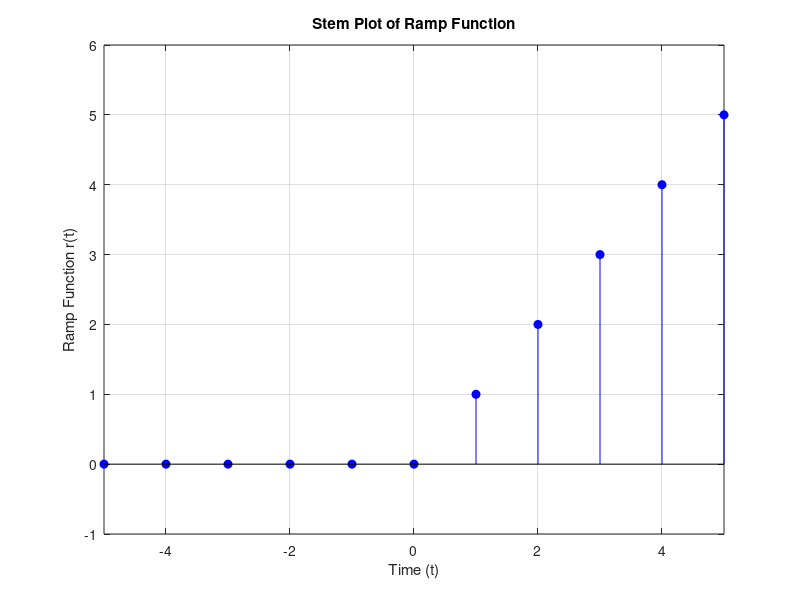

Recreate this plot in MATLAB.
t=-5:1:5;
r=max(0,t);

stem(t,r,'b','filled');

xlabel('Time (t)');
ylabel('Ramp Function r(t)');
title('Stem Plot of Ramp Function');

grid on;
axis([-5 5 -1 6]);